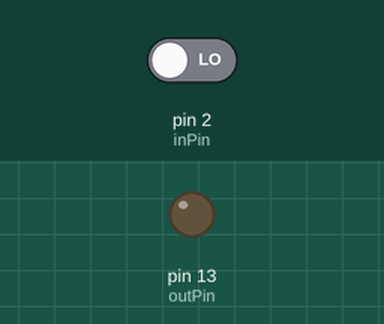
Bench run of a sketch on a simulated Arduino Uno, built with avr-gcc and run on an emulated ATmega328P. Shown: output pins drawn as LEDs (lit = HIGH). The inputs (shaded band) are chosen by the test bench; at power-on: pin 2 (inPin) LOW.

Above: at 1.2 s.
1.3 s: pin 2 (inPin) driven HIGH
At 1.6 s:
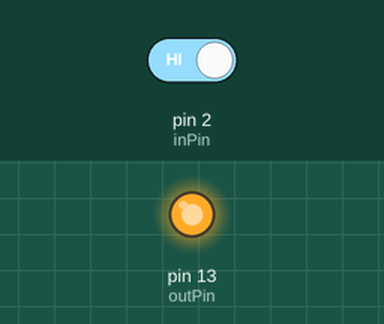
2.8 s: pin 2 (inPin) driven LOW
At 3.9 s:
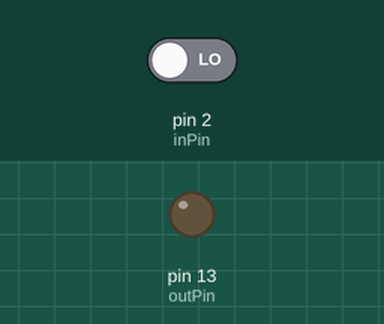
Timing chart, 0 to 5.8 s (numbered marks = the images above; inputs shaded):
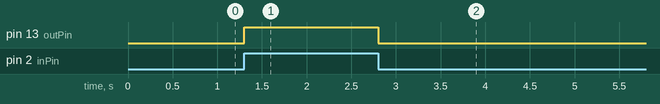

The sketch:

switch.ino
```cpp
/* switch
 *
 * Each time the input pin goes from LOW to HIGH (e.g. because of a push-button
 * press), the output pin is toggled from LOW to HIGH or HIGH to LOW.  There's
 * a minimum delay between toggles to debounce the circuit (i.e. to ignore
 * noise).
 *
 * David A. Mellis
 * 21 November 2006
 */

int inPin = 2;         // the number of the input pin
int outPin = 13;       // the number of the output pin

int state = HIGH;      // the current state of the output pin
int reading;           // the current reading from the input pin
int previous = LOW;    // the previous reading from the input pin

// the follow variables are long's because the time, measured in miliseconds,
// will quickly become a bigger number than can be stored in an int.
long time = 0;         // the last time the output pin was toggled
long debounce = 200;   // the debounce time, increase if the output flickers

void setup()
{
  pinMode(inPin, INPUT);
  pinMode(outPin, OUTPUT);
}

void loop()
{
  reading = digitalRead(inPin);

  // if the input just went from LOW and HIGH and we've waited long enough
  // to ignore any noise on the circuit, toggle the output pin and remember
  // the time
  if (reading == HIGH && previous == LOW && millis() - time > debounce) {
    if (state == HIGH)
      state = LOW;
    else
      state = HIGH;

    time = millis();
  }

  digitalWrite(outPin, reading);

  previous = reading;
}
```

Measured:
- after the input at 1.3 s, pin 13 (outPin): LOW → HIGH at once
- after the input at 2.8 s, pin 13 (outPin): HIGH → LOW at once
